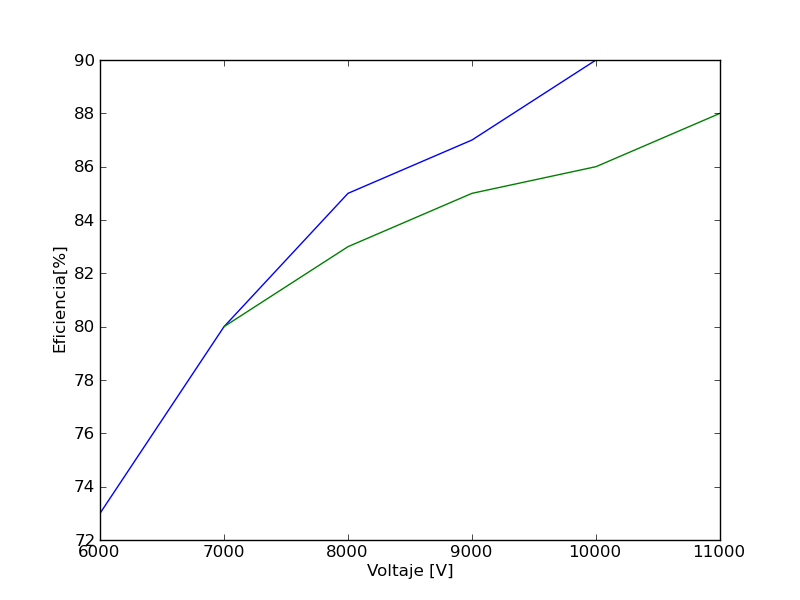

The script that saved this image:
import numpy as np
import pylab as pl

x = [6000, 7000, 8000, 9000, 10000]
#Crea un vector (arreglo) con los valores del eje Y para cada valor del eje X
y = [  73,   80,   85,   87,    90]
#Grafica el vector x contra el vector y
pl.plot (x,y)
#Crea un vector (arreglo) con los valores del eje x
x1 = [7000, 8000, 9000, 10000, 11000]
#Crea un vector (arreglo) con los valores del eje Y para cada valor del eje X
y2 = [  80,   83,   85,    86,    88]
#Grafica el vector x contra el vector y
pl.plot (x1,y2)
pl.ylabel('Eficiencia[%]')
pl.xlabel('Voltaje [V]')
#Guarde la grafica en formato png
pl.savefig('temp1.png')
pl.show()
